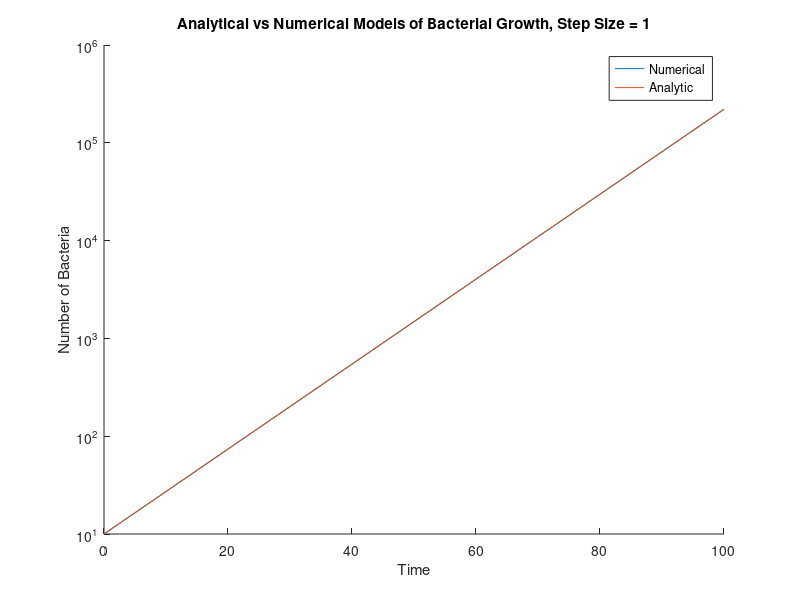

Reproduce this figure in MATLAB.
%Use RK4 to solve an ode

h = 10^(0); %Step size
growth = 0.1; %Growth constant
time = [0:h:100];
x = [0:h:100];
analytic = [0:h:100];
x(1) = 10; %value at t=0

%Iterate over values of t and calculate next value of x
for n = 1:(length(time)-1)
    
    %Calculate the RK coefficients
    k1 = h*(x(n) * growth);
    
    k2 = h*((x(n) + k1/2) * growth);
    
    k3 = h*((x(n) + k2/2) * growth);
    
    k4 = h*((x(n) + k3) * growth);
    
    %Add them in correct proportions to get next x
    x(n+1) = x(n) + (k1 /6) + (k2 /3) + (k3 /3) + (k4 /6);
    
end

%Calculate analytical answers
for m = 1:length(analytic)
    
    analytic(m) = x(1) * exp(growth * time(m));
    
end

time46 = find(time == 46);
x46 = x(time46)
e46 = analytic(time46)

hold on
plot(time,x)
plot(time,analytic)
set(gca, 'YScale', 'log')
ylabel('Number of Bacteria')
xlabel('Time')
title('Analytical vs Numerical Models of Bacterial Growth, Step Size = 1')
legend('Numerical','Analytic')
hold off